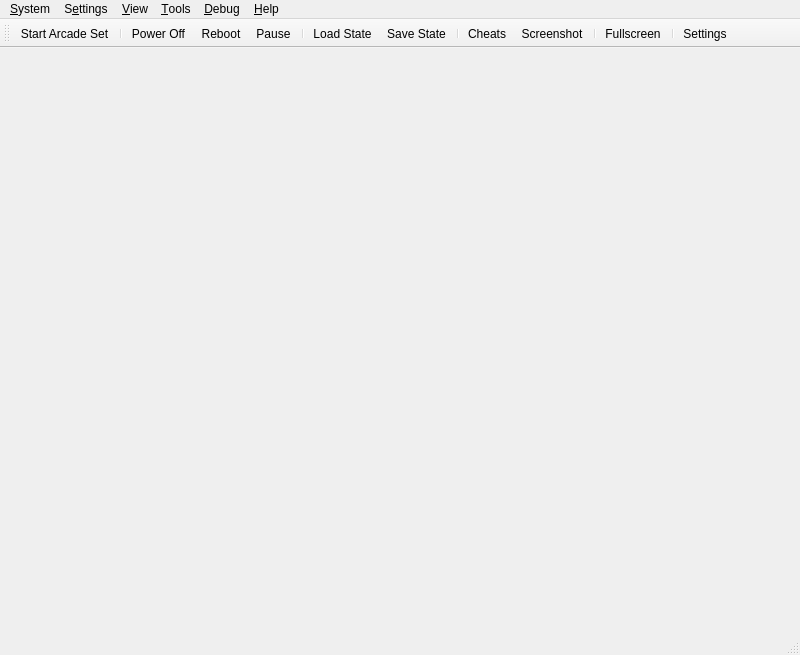
<?xml version="1.0" encoding="UTF-8"?>
<ui version="4.0">
 <class>MainWindow</class>
 <widget class="QMainWindow" name="MainWindow">
  <property name="geometry">
   <rect>
    <x>0</x>
    <y>0</y>
    <width>800</width>
    <height>655</height>
   </rect>
  </property>
  <property name="acceptDrops">
   <bool>true</bool>
  </property>
  <property name="windowTitle">
   <string>ArcadeDuck</string>
  </property>
  <property name="windowIcon">
   <iconset resource="resources/arcadeduck-qt.qrc">
    <normaloff>:/icons/duck.png</normaloff>:/icons/duck.png</iconset>
  </property>
  <property name="unifiedTitleAndToolBarOnMac">
   <bool>true</bool>
  </property>
  <widget class="QStackedWidget" name="mainContainer"/>
  <widget class="QMenuBar" name="menuBar">
   <property name="geometry">
    <rect>
     <x>0</x>
     <y>0</y>
     <width>800</width>
     <height>33</height>
    </rect>
   </property>
   <widget class="QMenu" name="menuSystem">
    <property name="title">
     <string>&amp;System</string>
    </property>
    <widget class="QMenu" name="menuCheats">
     <property name="title">
      <string>Cheats</string>
     </property>
     <property name="icon">
      <iconset theme="cheats-line"/>
     </property>
    </widget>
    <widget class="QMenu" name="menuLoadState">
     <property name="title">
      <string>Load State</string>
     </property>
     <property name="icon">
      <iconset theme="folder-open-line"/>
     </property>
    </widget>
    <widget class="QMenu" name="menuSaveState">
     <property name="title">
      <string>Save State</string>
     </property>
     <property name="icon">
      <iconset theme="save-3-line"/>
     </property>
    </widget>
    <addaction name="actionStartFile"/>
    <addaction name="separator"/>
    <addaction name="actionPowerOff"/>
    <addaction name="actionReset"/>
    <addaction name="actionPause"/>
    <addaction name="separator"/>
    <addaction name="actionCheats"/>
    <addaction name="actionScreenshot"/>
    <addaction name="separator"/>
    <addaction name="actionLoadState"/>
    <addaction name="actionSaveState"/>
    <addaction name="separator"/>
    <addaction name="actionExit"/>
   </widget>
   <widget class="QMenu" name="menuSettings">
    <property name="title">
     <string>S&amp;ettings</string>
    </property>
    <addaction name="actionInterfaceSettings"/>
    <addaction name="actionGameListSettings"/>
    <addaction name="actionFolderSettings"/>
    <addaction name="actionConsoleSettings"/>
    <addaction name="actionOperatorSettings"/>
    <addaction name="actionControllerSettings"/>
    <addaction name="actionHotkeySettings"/>
    <addaction name="actionGraphicsSettings"/>
    <addaction name="actionPostProcessingSettings"/>
    <addaction name="actionAudioSettings"/>
    <addaction name="actionAdvancedSettings"/>
    <addaction name="separator"/>
    <addaction name="actionAddGameDirectory"/>
    <addaction name="actionScanForNewGames"/>
    <addaction name="actionRescanAllGames"/>
   </widget>
   <widget class="QMenu" name="menuHelp">
    <property name="title">
     <string>&amp;Help</string>
    </property>
    <addaction name="actionGitHubRepository"/>
    <addaction name="actionIssueTracker"/>
    <addaction name="actionDiscordServer"/>
    <addaction name="separator"/>
    <addaction name="actionCheckForUpdates"/>
    <addaction name="separator"/>
    <addaction name="actionAbout"/>
    <addaction name="actionAboutQt"/>
    <addaction name="actionViewThirdPartyNotices"/>
   </widget>
   <widget class="QMenu" name="menuDebug">
    <property name="title">
     <string>&amp;Debug</string>
    </property>
    <widget class="QMenu" name="menuRenderer">
     <property name="title">
      <string>Switch GPU Renderer</string>
     </property>
    </widget>
    <widget class="QMenu" name="menuCPUExecutionMode">
     <property name="title">
      <string>Switch CPU Emulation Mode</string>
     </property>
    </widget>
    <widget class="QMenu" name="menuCropMode">
     <property name="title">
      <string>Switch Crop Mode</string>
     </property>
    </widget>
    <addaction name="menuCPUExecutionMode"/>
    <addaction name="menuRenderer"/>
    <addaction name="menuCropMode"/>
    <addaction name="actionDisableAllEnhancements"/>
    <addaction name="separator"/>
    <addaction name="actionCPUDebugger"/>
    <addaction name="actionEnableGDBServer"/>
    <addaction name="separator"/>
    <addaction name="actionDumpRAM"/>
    <addaction name="actionDumpVRAM"/>
    <addaction name="actionDumpSPURAM"/>
    <addaction name="separator"/>
    <addaction name="actionDebugDumpCPUtoVRAMCopies"/>
    <addaction name="actionDebugDumpVRAMtoCPUCopies"/>
    <addaction name="separator"/>
    <addaction name="actionDebugShowVRAM"/>
    <addaction name="actionDebugShowGPUState"/>
    <addaction name="actionDebugShowCDROMState"/>
    <addaction name="actionDebugShowSPUState"/>
    <addaction name="actionDebugShowTimersState"/>
    <addaction name="actionDebugShowMDECState"/>
    <addaction name="actionDebugShowDMAState"/>
    <addaction name="actionDebugShowArcadeOutputs"/>
   </widget>
   <widget class="QMenu" name="menu_View">
    <property name="title">
     <string>&amp;View</string>
    </property>
    <widget class="QMenu" name="menuWindowSize">
     <property name="title">
      <string>&amp;Window Size</string>
     </property>
    </widget>
    <addaction name="actionViewToolbar"/>
    <addaction name="actionViewStatusBar"/>
    <addaction name="separator"/>
    <addaction name="actionViewGameList"/>
    <addaction name="actionViewGameGrid"/>
    <addaction name="separator"/>
    <addaction name="actionFullscreen"/>
    <addaction name="menuWindowSize"/>
   </widget>
   <widget class="QMenu" name="menu_Tools">
    <property name="title">
     <string>&amp;Tools</string>
    </property>
    <addaction name="actionCoverDownloader"/>
    <addaction name="actionMediaCapture"/>
    <addaction name="separator"/>
    <addaction name="actionOpenDataDirectory"/>
   </widget>
   <addaction name="menuSystem"/>
   <addaction name="menuSettings"/>
   <addaction name="menu_View"/>
   <addaction name="menu_Tools"/>
   <addaction name="menuDebug"/>
   <addaction name="menuHelp"/>
  </widget>
  <widget class="QToolBar" name="toolBar">
   <property name="windowTitle">
    <string>toolBar</string>
   </property>
   <property name="iconSize">
    <size>
     <width>32</width>
     <height>32</height>
    </size>
   </property>
   <property name="toolButtonStyle">
    <enum>Qt::ToolButtonStyle::ToolButtonTextUnderIcon</enum>
   </property>
   <attribute name="toolBarArea">
    <enum>TopToolBarArea</enum>
   </attribute>
   <attribute name="toolBarBreak">
    <bool>false</bool>
   </attribute>
   <addaction name="actionStartFile"/>
   <addaction name="separator"/>
   <addaction name="actionPowerOff"/>
   <addaction name="actionReset"/>
   <addaction name="actionPause"/>
   <addaction name="separator"/>
   <addaction name="actionLoadState"/>
   <addaction name="actionSaveState"/>
   <addaction name="separator"/>
   <addaction name="actionCheatsToolbar"/>
   <addaction name="actionScreenshot"/>
   <addaction name="separator"/>
   <addaction name="actionFullscreen"/>
   <addaction name="separator"/>
   <addaction name="actionSettings2"/>
  </widget>
  <widget class="QStatusBar" name="statusBar"/>
  <action name="actionStartFile">
   <property name="icon">
    <iconset resource="resources/arcadeduck-qt.qrc">
     <normaloff>:/icons/arcadeduck/startarcadeset.png</normaloff>:/icons/arcadeduck/startarcadeset.png</iconset>
   </property>
   <property name="text">
    <string>Start Arcade &amp;Set...</string>
   </property>
  </action>
  <action name="actionScanForNewGames">
   <property name="icon">
    <iconset resource="resources/arcadeduck-qt.qrc">
     <normaloff>:/icons/arcadeduck/scanfornewgames.png</normaloff>:/icons/arcadeduck/scanfornewgames.png</iconset>
   </property>
   <property name="text">
    <string>&amp;Scan For New Games</string>
   </property>
  </action>
  <action name="actionRescanAllGames">
   <property name="icon">
    <iconset resource="resources/arcadeduck-qt.qrc">
     <normaloff>:/icons/arcadeduck/rescanallgames.png</normaloff>:/icons/arcadeduck/rescanallgames.png</iconset>
   </property>
   <property name="text">
    <string>&amp;Rescan All Games</string>
   </property>
  </action>
  <action name="actionPowerOff">
   <property name="icon">
    <iconset resource="resources/arcadeduck-qt.qrc">
     <normaloff>:/icons/arcadeduck/poweroff.png</normaloff>:/icons/arcadeduck/poweroff.png</iconset>
   </property>
   <property name="text">
    <string>Power &amp;Off</string>
   </property>
  </action>
  <action name="actionReset">
   <property name="icon">
    <iconset resource="resources/arcadeduck-qt.qrc">
     <normaloff>:/icons/arcadeduck/reset.png</normaloff>:/icons/arcadeduck/reset.png</iconset>
   </property>
   <property name="text">
    <string>&amp;Reboot</string>
   </property>
  </action>
  <action name="actionPause">
   <property name="checkable">
    <bool>true</bool>
   </property>
   <property name="icon">
    <iconset resource="resources/arcadeduck-qt.qrc">
     <normaloff>:/icons/arcadeduck/pause.png</normaloff>:/icons/arcadeduck/pause.png</iconset>
   </property>
   <property name="text">
    <string>&amp;Pause</string>
   </property>
  </action>
  <action name="actionLoadState">
   <property name="icon">
    <iconset resource="resources/arcadeduck-qt.qrc">
     <normaloff>:/icons/arcadeduck/loadstate.png</normaloff>:/icons/arcadeduck/loadstate.png</iconset>
   </property>
   <property name="text">
    <string>&amp;Load State</string>
   </property>
  </action>
  <action name="actionSaveState">
   <property name="icon">
    <iconset resource="resources/arcadeduck-qt.qrc">
     <normaloff>:/icons/arcadeduck/savestate.png</normaloff>:/icons/arcadeduck/savestate.png</iconset>
   </property>
   <property name="text">
    <string>&amp;Save State</string>
   </property>
  </action>
  <action name="actionExit">
   <property name="icon">
    <iconset resource="resources/arcadeduck-qt.qrc">
     <normaloff>:/icons/arcadeduck/exit.png</normaloff>:/icons/arcadeduck/exit.png</iconset>
   </property>
   <property name="text">
    <string>E&amp;xit</string>
   </property>
  </action>
  <action name="actionOperatorSettings">
   <property name="icon">
    <iconset resource="resources/arcadeduck-qt.qrc">
     <normaloff>:/icons/arcadeduck/operator.png</normaloff>:/icons/arcadeduck/operator.png</iconset>
   </property>
   <property name="text">
    <string>&amp;Operator</string>
   </property>
  </action>
  <action name="actionConsoleSettings">
   <property name="icon">
    <iconset resource="resources/arcadeduck-qt.qrc">
     <normaloff>:/icons/arcadeduck/machine.png</normaloff>:/icons/arcadeduck/machine.png</iconset>
   </property>
   <property name="text">
    <string>&amp;Machine</string>
   </property>
  </action>
  <action name="actionEmulationSettings">
   <property name="icon">
    <iconset theme="emulation-line"/>
   </property>
   <property name="text">
    <string>E&amp;mulation</string>
   </property>
  </action>
  <action name="actionControllerSettings">
   <property name="icon">
    <iconset resource="resources/arcadeduck-qt.qrc">
     <normaloff>:/icons/arcadeduck/controls.png</normaloff>:/icons/arcadeduck/controls.png</iconset>
   </property>
   <property name="text">
    <string>&amp;Controls</string>
   </property>
  </action>
  <action name="actionHotkeySettings">
   <property name="icon">
    <iconset resource="resources/arcadeduck-qt.qrc">
     <normaloff>:/icons/arcadeduck/hotkeys.png</normaloff>:/icons/arcadeduck/hotkeys.png</iconset>
   </property>
   <property name="text">
    <string>&amp;Hotkeys</string>
   </property>
  </action>
  <action name="actionGraphicsSettings">
   <property name="icon">
    <iconset resource="resources/arcadeduck-qt.qrc">
     <normaloff>:/icons/arcadeduck/graphics.png</normaloff>:/icons/arcadeduck/graphics.png</iconset>
   </property>
   <property name="text">
    <string>&amp;Graphics</string>
   </property>
  </action>
  <action name="actionPostProcessingSettings">
   <property name="icon">
    <iconset resource="resources/arcadeduck-qt.qrc">
     <normaloff>:/icons/arcadeduck/postprocessing.png</normaloff>:/icons/arcadeduck/postprocessing.png</iconset>
   </property>
   <property name="text">
    <string>&amp;Post-Processing</string>
   </property>
  </action>
  <action name="actionFullscreen">
   <property name="icon">
    <iconset resource="resources/arcadeduck-qt.qrc">
     <normaloff>:/icons/arcadeduck/fullscreen.png</normaloff>:/icons/arcadeduck/fullscreen.png</iconset>
   </property>
   <property name="text">
    <string>Fullscreen</string>
   </property>
  </action>
  <action name="actionResolution_Scale">
   <property name="text">
    <string>Resolution Scale</string>
   </property>
  </action>
  <action name="actionGitHubRepository">
   <property name="icon">
    <iconset resource="resources/arcadeduck-qt.qrc">
     <normaloff>:/icons/github.png</normaloff>:/icons/github.png</iconset>
   </property>
   <property name="text">
    <string>&amp;GitHub Repository...</string>
   </property>
  </action>
  <action name="actionIssueTracker">
   <property name="icon">
    <iconset resource="resources/arcadeduck-qt.qrc">
     <normaloff>:/icons/IssueTracker.png</normaloff>:/icons/IssueTracker.png</iconset>
   </property>
   <property name="text">
    <string>&amp;Issue Tracker...</string>
   </property>
  </action>
  <action name="actionDiscordServer">
   <property name="icon">
    <iconset resource="resources/arcadeduck-qt.qrc">
     <normaloff>:/icons/discord.png</normaloff>:/icons/discord.png</iconset>
   </property>
   <property name="text">
    <string>&amp;Support...</string>
   </property>
  </action>
  <action name="actionCheckForUpdates">
   <property name="icon">
    <iconset theme="download-2-line"/>
   </property>
   <property name="text">
    <string>Check for &amp;Updates...</string>
   </property>
  </action>
  <action name="actionViewThirdPartyNotices">
   <property name="text">
    <string>View Third-Party Notices...</string>
   </property>
  </action>
  <action name="actionAboutQt">
   <property name="icon">
    <iconset resource="resources/arcadeduck-qt.qrc">
     <normaloff>:/icons/QT.png</normaloff>:/icons/QT.png</iconset>
   </property>
   <property name="text">
    <string>About &amp;Qt...</string>
   </property>
  </action>
  <action name="actionAbout">
   <property name="icon">
    <iconset resource="resources/arcadeduck-qt.qrc">
     <normaloff>:/icons/duck_64.png</normaloff>:/icons/duck_64.png</iconset>
   </property>
   <property name="text">
    <string>&amp;About ArcadeDuck...</string>
   </property>
  </action>
  <action name="actionCheats">
   <property name="icon">
    <iconset resource="resources/arcadeduck-qt.qrc">
     <normaloff>:/icons/arcadeduck/cheats.png</normaloff>:/icons/arcadeduck/cheats.png</iconset>
   </property>
   <property name="text">
    <string>Cheats...</string>
   </property>
  </action>
  <action name="actionCheatsToolbar">
   <property name="icon">
    <iconset resource="resources/arcadeduck-qt.qrc">
     <normaloff>:/icons/arcadeduck/cheats.png</normaloff>:/icons/arcadeduck/cheats.png</iconset>
   </property>
   <property name="text">
    <string>Cheats</string>
   </property>
  </action>
  <action name="actionAudioSettings">
   <property name="icon">
    <iconset resource="resources/arcadeduck-qt.qrc">
     <normaloff>:/icons/arcadeduck/audio.png</normaloff>:/icons/arcadeduck/audio.png</iconset>
   </property>
   <property name="text">
    <string>Audio</string>
   </property>
  </action>
  <action name="actionAchievementSettings">
   <property name="icon">
    <iconset theme="trophy-line"/>
   </property>
   <property name="text">
    <string>Achievements</string>
   </property>
  </action>
  <action name="actionFolderSettings">
   <property name="icon">
    <iconset resource="resources/arcadeduck-qt.qrc">
     <normaloff>:/icons/arcadeduck/addgamedirectory.png</normaloff>:/icons/arcadeduck/addgamedirectory.png</iconset>
   </property>
   <property name="text">
    <string>Folders</string>
   </property>
  </action>
  <action name="actionGameListSettings">
   <property name="icon">
    <iconset resource="resources/arcadeduck-qt.qrc">
     <normaloff>:/icons/arcadeduck/gamelist.png</normaloff>:/icons/arcadeduck/gamelist.png</iconset>
   </property>
   <property name="text">
    <string>Game List</string>
   </property>
  </action>
  <action name="actionInterfaceSettings">
   <property name="icon">
    <iconset resource="resources/arcadeduck-qt.qrc">
     <normaloff>:/icons/arcadeduck/interface.png</normaloff>:/icons/arcadeduck/interface.png</iconset>
   </property>
   <property name="text">
    <string>&amp;Interface</string>
   </property>
  </action>
  <action name="actionAdvancedSettings">
   <property name="icon">
    <iconset resource="resources/arcadeduck-qt.qrc">
     <normaloff>:/icons/arcadeduck/advanced.png</normaloff>:/icons/arcadeduck/advanced.png</iconset>
   </property>
   <property name="text">
    <string>Advanced</string>
   </property>
  </action>
  <action name="actionAddGameDirectory">
   <property name="icon">
    <iconset resource="resources/arcadeduck-qt.qrc">
     <normaloff>:/icons/arcadeduck/folders.png</normaloff>:/icons/arcadeduck/folders.png</iconset>
   </property>
   <property name="text">
    <string>Add Game Directory...</string>
   </property>
  </action>
  <action name="actionSettings">
   <property name="icon">
    <iconset resource="resources/arcadeduck-qt.qrc">
     <normaloff>:/icons/arcadeduck/settings.png</normaloff>:/icons/arcadeduck/settings.png</iconset>
   </property>
   <property name="text">
    <string>&amp;Settings</string>
   </property>
   <property name="menuRole">
    <enum>QAction::MenuRole::PreferencesRole</enum>
   </property>
  </action>
  <action name="actionSettings2">
   <property name="icon">
    <iconset resource="resources/arcadeduck-qt.qrc">
     <normaloff>:/icons/arcadeduck/settings.png</normaloff>:/icons/arcadeduck/settings.png</iconset>
   </property>
   <property name="text">
    <string>&amp;Settings</string>
   </property>
   <property name="menuRole">
    <enum>QAction::MenuRole::PreferencesRole</enum>
   </property>
  </action>
  <action name="actionResume_State">
   <property name="text">
    <string>Resume State</string>
   </property>
  </action>
  <action name="actionGlobal_State">
   <property name="text">
    <string>Global State</string>
   </property>
  </action>
  <action name="actionDebugShowVRAM">
   <property name="checkable">
    <bool>true</bool>
   </property>
   <property name="text">
    <string>Show VRAM</string>
   </property>
  </action>
  <action name="actionDebugDumpCPUtoVRAMCopies">
   <property name="checkable">
    <bool>true</bool>
   </property>
   <property name="text">
    <string>Dump CPU to VRAM Copies</string>
   </property>
  </action>
  <action name="actionDebugDumpVRAMtoCPUCopies">
   <property name="checkable">
    <bool>true</bool>
   </property>
   <property name="text">
    <string>Dump VRAM to CPU Copies</string>
   </property>
  </action>
  <action name="actionDisableAllEnhancements">
   <property name="checkable">
    <bool>true</bool>
   </property>
   <property name="text">
    <string>Disable All Enhancements</string>
   </property>
  </action>
  <action name="actionDumpRAM">
   <property name="text">
    <string>Dump RAM...</string>
   </property>
  </action>
  <action name="actionDumpVRAM">
   <property name="text">
    <string>Dump VRAM...</string>
   </property>
  </action>
  <action name="actionDumpSPURAM">
   <property name="text">
    <string>Dump SPU RAM...</string>
   </property>
  </action>
  <action name="actionDebugShowGPUState">
   <property name="checkable">
    <bool>true</bool>
   </property>
   <property name="text">
    <string>Show GPU State</string>
   </property>
  </action>
  <action name="actionDebugShowCDROMState">
   <property name="checkable">
    <bool>true</bool>
   </property>
   <property name="text">
    <string>Show CD-ROM State</string>
   </property>
  </action>
  <action name="actionDebugShowSPUState">
   <property name="checkable">
    <bool>true</bool>
   </property>
   <property name="text">
    <string>Show SPU State</string>
   </property>
  </action>
  <action name="actionDebugShowTimersState">
   <property name="checkable">
    <bool>true</bool>
   </property>
   <property name="text">
    <string>Show Timers State</string>
   </property>
  </action>
  <action name="actionDebugShowMDECState">
   <property name="checkable">
    <bool>true</bool>
   </property>
   <property name="text">
    <string>Show MDEC State</string>
   </property>
  </action>
  <action name="actionDebugShowDMAState">
   <property name="checkable">
    <bool>true</bool>
   </property>
   <property name="text">
    <string>Show DMA State</string>
   </property>
  </action>
  <action name="actionDebugShowArcadeOutputs">
   <property name="checkable">
    <bool>true</bool>
   </property>
   <property name="text">
    <string>Show Arcade Outputs</string>
   </property>
  </action>
  <action name="actionScreenshot">
   <property name="icon">
    <iconset resource="resources/arcadeduck-qt.qrc">
     <normaloff>:/icons/arcadeduck/screenshot.png</normaloff>:/icons/arcadeduck/screenshot.png</iconset>
   </property>
   <property name="text">
    <string>&amp;Screenshot</string>
   </property>
  </action>
  <action name="actionResumeLastState">
   <property name="icon">
    <iconset resource="resources/arcadeduck-qt.qrc">
     <normaloff>:/icons/arcadeduck/play.png</normaloff>:/icons/arcadeduck/play.png</iconset>
   </property>
   <property name="text">
    <string>Resume</string>
   </property>
   <property name="toolTip">
    <string>Resumes the last save state created.</string>
   </property>
  </action>
  <action name="actionViewToolbar">
   <property name="checkable">
    <bool>true</bool>
   </property>
   <property name="checked">
    <bool>true</bool>
   </property>
   <property name="text">
    <string>&amp;Toolbar</string>
   </property>
  </action>
  <action name="actionViewLockToolbar">
   <property name="checkable">
    <bool>true</bool>
   </property>
   <property name="checked">
    <bool>false</bool>
   </property>
   <property name="text">
    <string>Lock Toolbar</string>
   </property>
  </action>
  <action name="actionViewStatusBar">
   <property name="checkable">
    <bool>true</bool>
   </property>
   <property name="checked">
    <bool>true</bool>
   </property>
   <property name="text">
    <string>&amp;Status Bar</string>
   </property>
  </action>
  <action name="actionViewGameList">
   <property name="icon">
    <iconset theme="list-check"/>
   </property>
   <property name="text">
    <string>Game &amp;List</string>
   </property>
  </action>
  <action name="actionViewSystemDisplay">
   <property name="enabled">
    <bool>false</bool>
   </property>
   <property name="text">
    <string>System &amp;Display</string>
   </property>
  </action>
  <action name="actionViewGameProperties">
   <property name="enabled">
    <bool>false</bool>
   </property>
   <property name="icon">
    <iconset resource="resources/arcadeduck-qt.qrc">
     <normaloff>:/icons/arcadeduck/gameproperties.png</normaloff>:/icons/arcadeduck/gameproperties.png</iconset>
   </property>
   <property name="text">
    <string>Game &amp;Properties</string>
   </property>
  </action>
  <action name="actionCPUDebugger">
   <property name="text">
    <string>CPU D&amp;ebugger</string>
   </property>
  </action>
  <action name="actionEnableGDBServer">
   <property name="checkable">
    <bool>true</bool>
   </property>
   <property name="text">
    <string>Enable GDB Server</string>
   </property>
  </action>
  <action name="actionViewGameGrid">
   <property name="icon">
    <iconset theme="function-line"/>
   </property>
   <property name="text">
    <string>Game &amp;Grid</string>
   </property>
  </action>
  <action name="actionGridViewShowTitles">
   <property name="checkable">
    <bool>true</bool>
   </property>
   <property name="checked">
    <bool>true</bool>
   </property>
   <property name="text">
    <string>Show Titles (Grid View)</string>
   </property>
  </action>
  <action name="actionGridViewZoomIn">
   <property name="text">
    <string>Zoom &amp;In (Grid View)</string>
   </property>
   <property name="shortcut">
    <string>Ctrl++</string>
   </property>
  </action>
  <action name="actionGridViewZoomOut">
   <property name="text">
    <string>Zoom &amp;Out (Grid View)</string>
   </property>
   <property name="shortcut">
    <string>Ctrl+-</string>
   </property>
  </action>
  <action name="actionGridViewRefreshCovers">
   <property name="text">
    <string>Refresh &amp;Covers (Grid View)</string>
   </property>
  </action>
  <action name="actionOpenDataDirectory">
   <property name="text">
    <string>Open Data Directory...</string>
   </property>
  </action>
  <action name="actionPowerOffWithoutSaving">
   <property name="icon">
    <iconset theme="close-line"/>
   </property>
   <property name="text">
    <string>Power Off &amp;Without Saving</string>
   </property>
  </action>
  <action name="actionStartFullscreenUI">
   <property name="icon">
    <iconset theme="tv-2-line"/>
   </property>
   <property name="text">
    <string>Start Big Picture Mode</string>
   </property>
  </action>
  <action name="actionStartFullscreenUI2">
   <property name="icon">
    <iconset theme="tv-2-line"/>
   </property>
   <property name="text">
    <string>Big Picture</string>
   </property>
  </action>
  <action name="actionCoverDownloader">
   <property name="text">
    <string>Download Game &amp;Artwork...</string>
   </property>
  </action>
  <action name="actionMemoryScanner">
   <property name="text">
    <string>Memory &amp;Scanner</string>
   </property>
  </action>
  <action name="actionShowGameIcons">
   <property name="checkable">
    <bool>true</bool>
   </property>
   <property name="checked">
    <bool>true</bool>
   </property>
   <property name="text">
    <string>Show Game Icons (List View)</string>
   </property>
  </action>
  <action name="actionMediaCapture">
   <property name="checkable">
    <bool>true</bool>
   </property>
   <property name="text">
    <string>Media Ca&amp;pture</string>
   </property>
  </action>
 </widget>
 <resources>
  <include location="resources/arcadeduck-qt.qrc"/>
 </resources>
 <connections/>
</ui>
